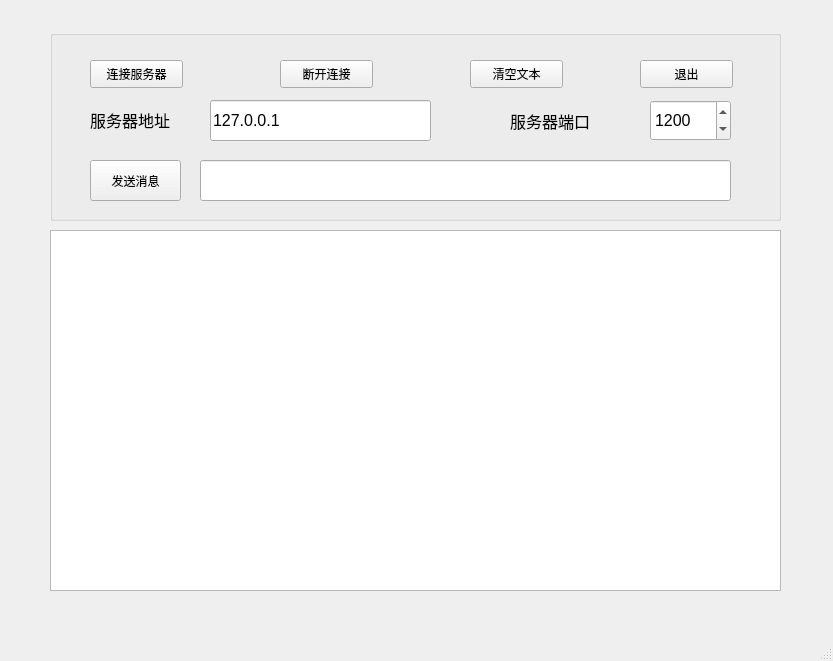
<?xml version="1.0" encoding="UTF-8"?>
<ui version="4.0">
 <class>MainWindow</class>
 <widget class="QMainWindow" name="MainWindow">
  <property name="geometry">
   <rect>
    <x>0</x>
    <y>0</y>
    <width>833</width>
    <height>661</height>
   </rect>
  </property>
  <property name="windowTitle">
   <string>MainWindow</string>
  </property>
  <widget class="QWidget" name="centralwidget">
   <widget class="QGroupBox" name="groupBox">
    <property name="geometry">
     <rect>
      <x>50</x>
      <y>30</y>
      <width>731</width>
      <height>191</height>
     </rect>
    </property>
    <property name="title">
     <string/>
    </property>
    <widget class="QPushButton" name="button_connect_server">
     <property name="geometry">
      <rect>
       <x>40</x>
       <y>30</y>
       <width>93</width>
       <height>28</height>
      </rect>
     </property>
     <property name="text">
      <string>连接服务器</string>
     </property>
    </widget>
    <widget class="QPushButton" name="button_disconnect_server">
     <property name="geometry">
      <rect>
       <x>230</x>
       <y>30</y>
       <width>93</width>
       <height>28</height>
      </rect>
     </property>
     <property name="text">
      <string>断开连接</string>
     </property>
    </widget>
    <widget class="QPushButton" name="button_clear">
     <property name="geometry">
      <rect>
       <x>420</x>
       <y>30</y>
       <width>93</width>
       <height>28</height>
      </rect>
     </property>
     <property name="text">
      <string>清空文本</string>
     </property>
    </widget>
    <widget class="QPushButton" name="button_quit">
     <property name="geometry">
      <rect>
       <x>590</x>
       <y>30</y>
       <width>93</width>
       <height>28</height>
      </rect>
     </property>
     <property name="text">
      <string>退出</string>
     </property>
    </widget>
    <widget class="QLabel" name="label">
     <property name="geometry">
      <rect>
       <x>40</x>
       <y>69</y>
       <width>111</width>
       <height>41</height>
      </rect>
     </property>
     <property name="font">
      <font>
       <family>Arial</family>
       <pointsize>12</pointsize>
      </font>
     </property>
     <property name="text">
      <string>服务器地址</string>
     </property>
    </widget>
    <widget class="QLineEdit" name="server_ip">
     <property name="geometry">
      <rect>
       <x>160</x>
       <y>70</y>
       <width>221</width>
       <height>41</height>
      </rect>
     </property>
     <property name="font">
      <font>
       <family>Arial</family>
       <pointsize>12</pointsize>
      </font>
     </property>
     <property name="text">
      <string>127.0.0.1</string>
     </property>
    </widget>
    <widget class="QLabel" name="label_2">
     <property name="geometry">
      <rect>
       <x>460</x>
       <y>70</y>
       <width>121</width>
       <height>41</height>
      </rect>
     </property>
     <property name="font">
      <font>
       <family>Arial</family>
       <pointsize>12</pointsize>
      </font>
     </property>
     <property name="text">
      <string>服务器端口</string>
     </property>
    </widget>
    <widget class="QSpinBox" name="server_port">
     <property name="geometry">
      <rect>
       <x>600</x>
       <y>70</y>
       <width>81</width>
       <height>41</height>
      </rect>
     </property>
     <property name="font">
      <font>
       <family>Arial</family>
       <pointsize>12</pointsize>
      </font>
     </property>
     <property name="maximum">
      <number>65500</number>
     </property>
     <property name="value">
      <number>1200</number>
     </property>
    </widget>
    <widget class="QLineEdit" name="message">
     <property name="geometry">
      <rect>
       <x>150</x>
       <y>130</y>
       <width>531</width>
       <height>41</height>
      </rect>
     </property>
    </widget>
    <widget class="QPushButton" name="button_send_message">
     <property name="geometry">
      <rect>
       <x>40</x>
       <y>130</y>
       <width>91</width>
       <height>41</height>
      </rect>
     </property>
     <property name="text">
      <string>发送消息</string>
     </property>
    </widget>
   </widget>
   <widget class="QTextBrowser" name="textBrowser">
    <property name="geometry">
     <rect>
      <x>50</x>
      <y>230</y>
      <width>731</width>
      <height>361</height>
     </rect>
    </property>
   </widget>
  </widget>
  <widget class="QMenuBar" name="menubar">
   <property name="geometry">
    <rect>
     <x>0</x>
     <y>0</y>
     <width>833</width>
     <height>26</height>
    </rect>
   </property>
  </widget>
  <widget class="QStatusBar" name="statusbar"/>
 </widget>
 <resources/>
 <connections/>
</ui>
